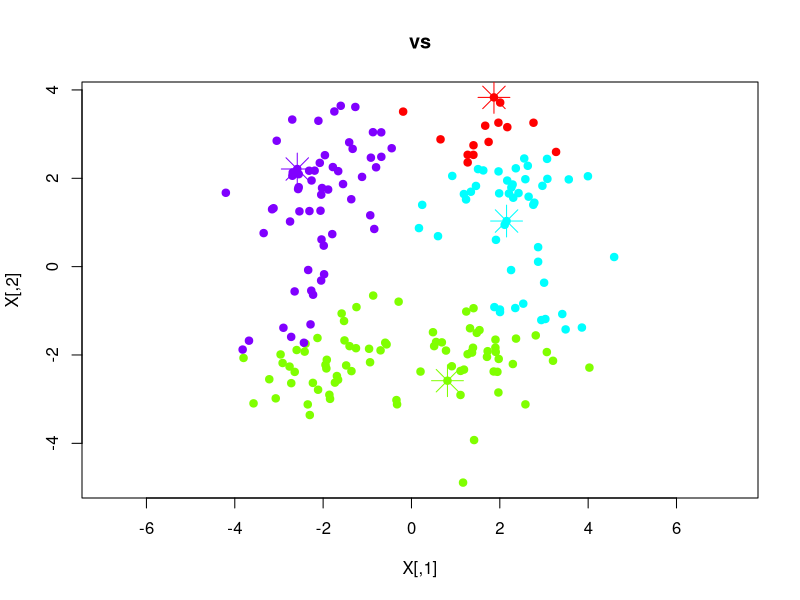
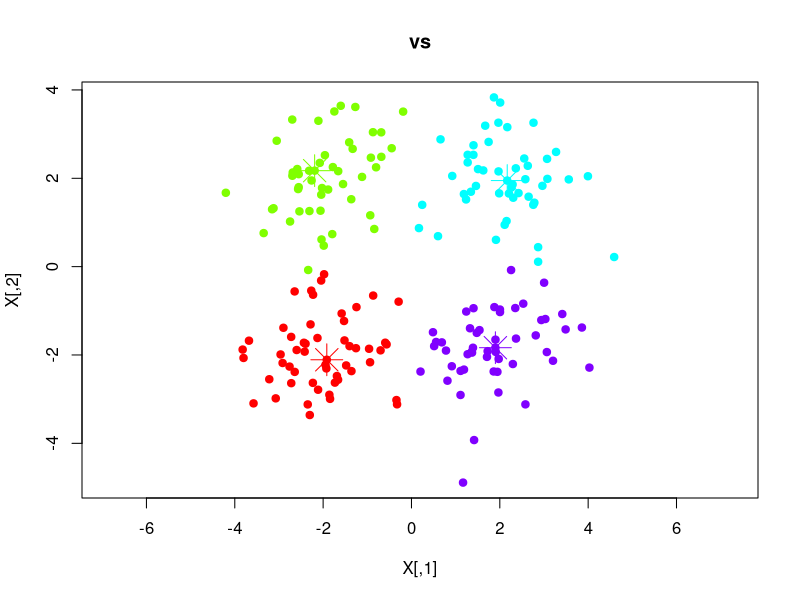
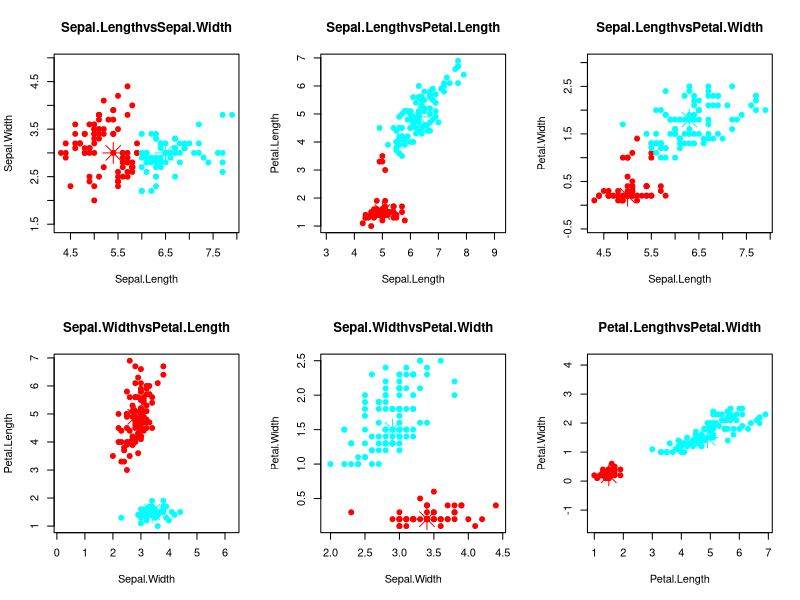
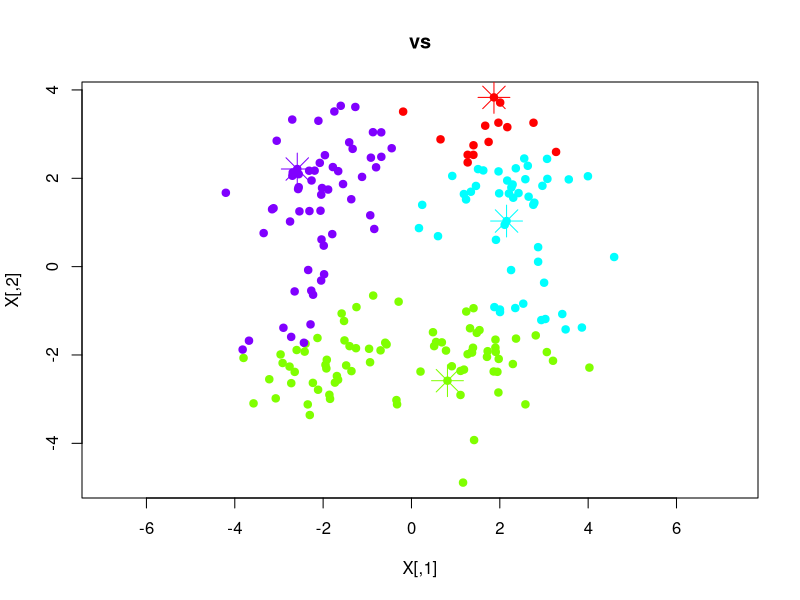
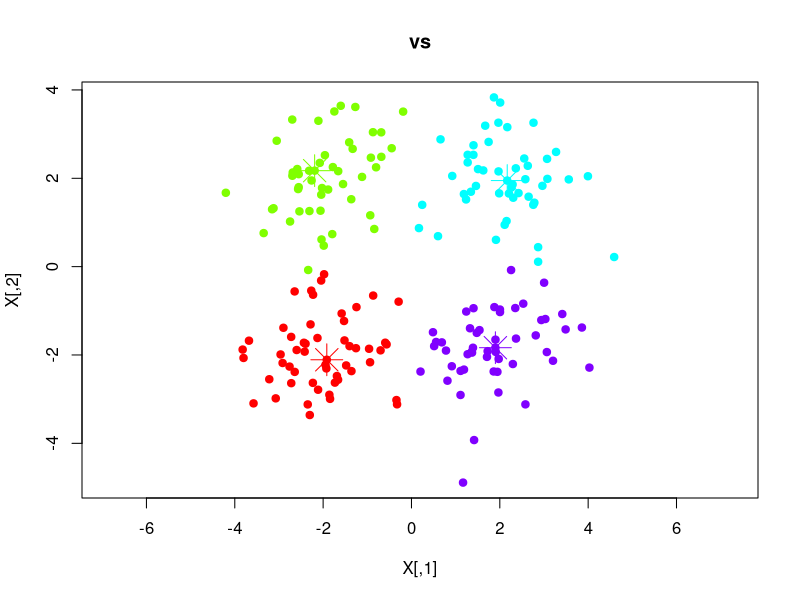
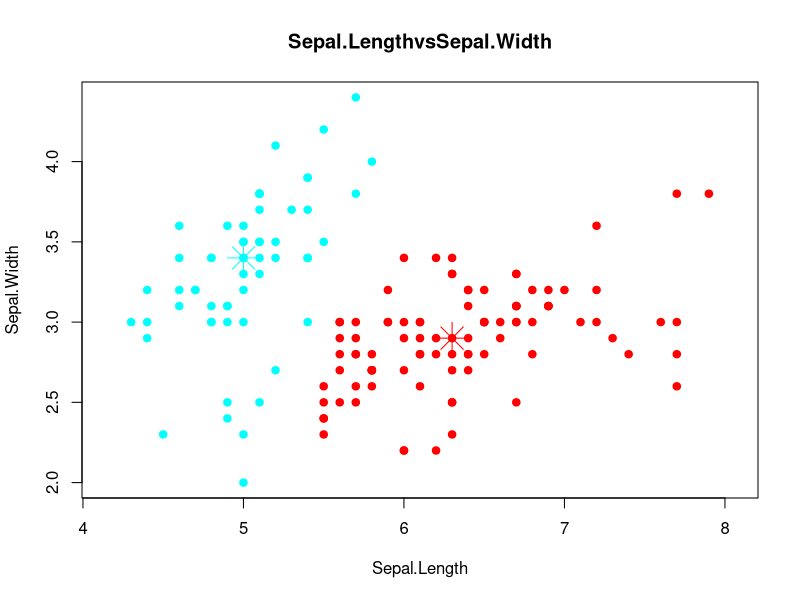
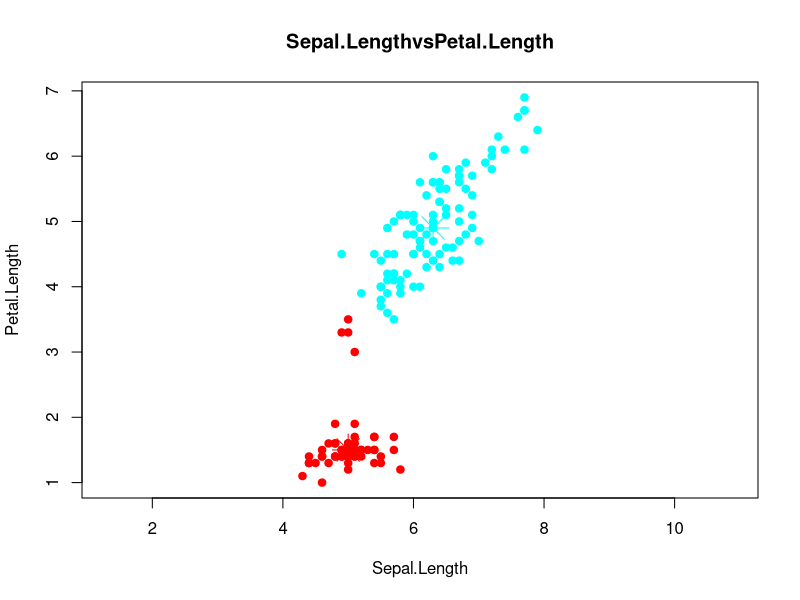
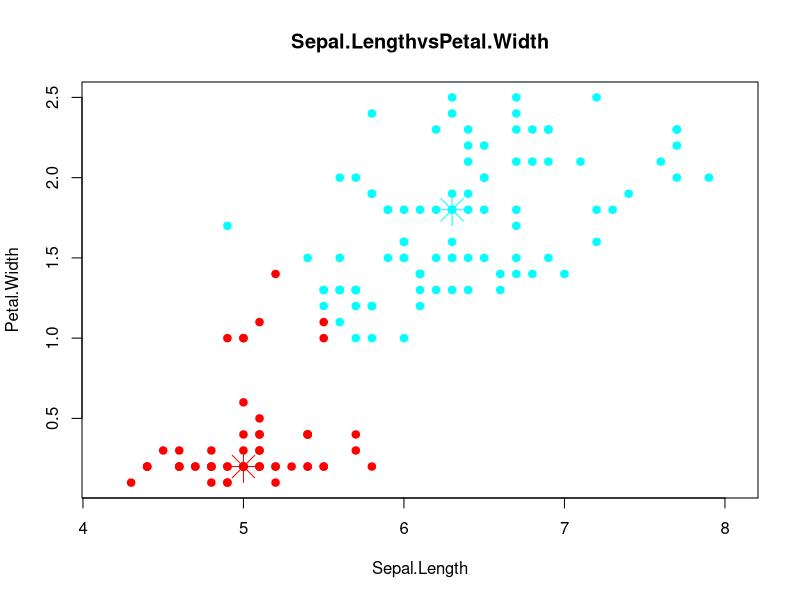

R code for these plots, in order:
##############################################################################################################################
##############################################################################################################################
# Part I
##############################################################################################################################
##############################################################################################################################

# x and y are vectors (1 row, n columns)
dist_vect <- function(x, y) {
  distance <- sum(abs(x - y))
  return(distance)
}

# X is a matrix and y is a vector
# Basically applies dist_vect for every row of X and y to get a scalar value
# Then stores it in a vector
dist_mat <- function(X,y){
  V <- (apply(X, 1, dist_vect,y))
  return(V)
} 

# Vectorised version uses sweep function
dist_mat_fast <- function(X,y){
  D <- sweep(X, 2, y, "-")
  V <- rowSums(abs(D))
  return(V)
} 

# Demo test for dist_mat and dist_mat_fast
set.seed(414)
X <- matrix(rnorm(10, 3), 10, 3)
y <- rnorm(3)

dist_mat(X, y)
dist_mat_fast(X, y)


##############################################################################################################################
##############################################################################################################################
# Part II
##############################################################################################################################
##############################################################################################################################

# Set up variables: mainly
# n = number of rows
# X = matrix of 200x2 (original dataset)
# C = first 4 rows of X (cluster data)
set.seed(4184)
n <- 200
X <- matrix(rnorm(n*2, sample(c(-2, 2), n*2, replace = TRUE), 1), n, 2)

k <- 4
id_C <- 1:k
C <- X[id_C, ]

# find_nearest takes Matrix X (original dataset) and C (cluster center)
find_nearest <- function(X, C) {
  # cl contains information about the points in each cluster
  # It is a list of 4 vectors, where each index stands for the cluster number
  # and they contain the indices of its clusters
  cl <- vector("list", nrow(C)) 
  
  M <- X[1:nrow(X), ]
  
  # dists is a matrix (200x4) where each row represents the indices of matrix X 
  # and each column represents the distance from the center cluster to the index in X
  dists <- apply(C, 1, function(row) dist_mat(M, row))
  
  # row_mins gets the cluster center that has the closest distance
  row_mins <- apply(dists, 1, which.min)
  
  # indices contains the indices of the closest distance in X
  indices <- seq_along(row_mins)
  cl <- split(indices, row_mins)
  
  return(cl)
}


# Calculates the total distance of data points from their cluster centers
dist_tot <- function(X, C, cl) {
  dtot <- 0
  
  # For loop over each cluster
  for (j in seq_along(cl)) {
    # Indices of data points in cluster j
    cluster_indices <- cl[[j]]  
    # The center for cluster j
    cluster_center <- C[j, ]    
    
    # Sum distances of all points in this cluster to the cluster center
    for (i in cluster_indices) {
      dtot <- dtot + dist_vect(X[i, ], cluster_center)
    }
  }
  return(dtot)
}

plot_clustering <- function(X, C, cl) {
  # Define the limits of the plot
  x_limits <- c(min(X[, 1]), max(X[, 1]))
  y_limits <- c(min(X[, 2]), max(X[, 2]))
  
  # Set up the plot with defined limits and no points initially (type = "n")
  plot(X, type = "n", xlab = colnames(table)[1], ylab = colnames(table)[2], main = paste0(colnames(table)[1], "vs", colnames(table)[2]),
       asp = 1, xlim = x_limits, ylim = y_limits)
  
  # Assign unique colors to each cluster
  colors <- rainbow(length(cl))
  
  # Plot each cluster with a different color
  for (i in 1:length(cl)) {
    # Draw the cluster center first (as a larger point)
    points(C[i, 1], C[i, 2], col = colors[i], pch = 8, cex = 3)
    
    # Draw each point assigned to the cluster
    points(X[cl[[i]], 1], X[cl[[i]], 2], col = colors[i], pch = 19)
  }
}

cl <- find_nearest(X,C)
plot_clustering(X, C, cl)
png("./points.png", width = 500, height = 500)
#create the plot
plot_clustering(X, C, cl)
#close the file
dev.off()

##############################################################################################################################
##############################################################################################################################
# Part III
##############################################################################################################################
##############################################################################################################################
# How it basically works:
# FIND THE POINT CLOSEST TO THE CENTER IN EACH CLUSTER 
# WHICHEVER HAS THE LOWEST DISTANCE OUT OF EACH CLUSTER, IS THE NEW CENTER
# MAKE NEW MATRIX C WITH THE NEW CENTERS
# RERUN max_iter TIMES
clu_algo <- function(X, k, max_iter) {
  # Get random center clusters
  random_indices <- sample(nrow(X), k, replace = FALSE)
  C <- X[random_indices, ]
  
  # initialise the first C and cl
  C_min <- C
  cl_min <- find_nearest(X, C)
  cost_min <- Inf
  
  # Initialise values if costs have a convergence
  tol <- 1e-10
  converged <- FALSE
  
  # For loop to adjust the centers
  for (iter in 1:max_iter) {
    # check for each cluster
    for (i in 1:k) {
      # Get the points assigned to the current cluster
      cluster_indices <- cl_min[[i]]
      cluster_points <- X[cluster_indices, ]
      
      # Calculate the sum of distances from each point to all other points in the cluster
      distances <- apply(cluster_points, 1, function(point) sum(dist_mat_fast(cluster_points, point)))
      
      # Find the index of the point that is closest (minimum distance)
      min_idx <- which.min(distances)
      
      # Get the x,y coordinates of the center
      center <- cluster_points[min_idx, ]
      
      # Make a temporary copy to compare distances without changing the main C
      C_temp <- C_min
      
      # Set the row of the C matrix to the point that minimises the distances
      C_temp[i, ] <- center
      
      # Assign points to the new cluster centers
      cl_temp <- find_nearest(X, C_temp)
      
      # Calculate the cost
      cost <- dist_tot(X, C_temp, cl_temp)
      
      # Update if a better cluster assignment is found
      if (cost < cost_min) {
        C_min <- C_temp
        cl_min <- cl_temp
        # Check if cost has converged to find the best solution
        # Skip the first iteration
        if (k != 1){
          if (abs(cost_min-cost)<tol){
            converged <- TRUE
          }
        }
        cost_min <- cost
      }
      
      
    }
    if (converged == TRUE) {
      return(list(C_min, cl_min, cost_min))
    }
  }
  return(list(C_min, cl_min, cost_min))
}

final <- clu_algo(X,4,50)
C_min <- final[[1]]
cl_min <- final[[2]]
plot_clustering(X, C_min, cl_min)
png("./clust.png", width = 500, height = 500)
#create the plot
plot_clustering(X, C_min , cl_min)
#close the file
dev.off()

##############################################################################################################################
##############################################################################################################################
# Part IV
##############################################################################################################################
##############################################################################################################################

par(mfrow = c(2, 3))
data("iris")

# Create list of vectors that contains the matrix of each unique pair
my_list = vector("list", 0)
idx <- 1
for (i in 1:4){
  for (j in (i+1):4){
    # 
    a <- iris[i]
    b <- iris[j]
    M <- cbind(a,b)
    my_list[[idx]] <- M
    idx <- idx + 1
  }
}

for (i in 1:6){
  table <- my_list[[i]]
  final_list <- clu_algo(table,2,10)
  C_min <- final_list[[1]]
  cl_min <- final_list[[2]]
  cost_min <- final_list[[3]]
  plot_clustering(table, C_min, cl_min)
}

png("./iris.png", width = 500, height = 500)
#create the plot
for (i in 1:6){
  table <- my_list[[i]]
  final_list <- clu_algo(table,2,10)
  C_min <- final_list[[1]]
  cl_min <- final_list[[2]]
  cost_min <- final_list[[3]]
  plot_clustering(table, C_min, cl_min)
}
#close the file
dev.off()
